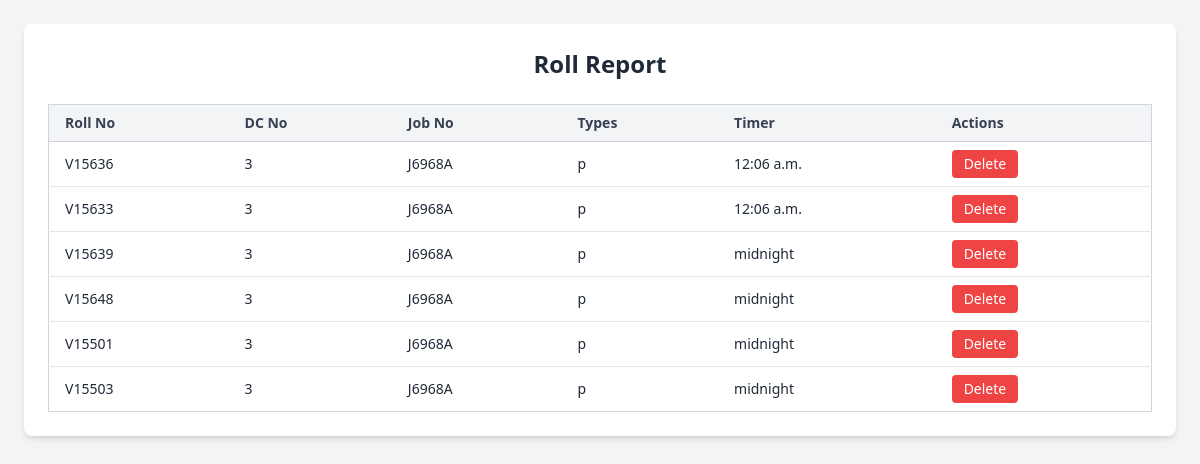
The app's page /roll/roll_report/, older data.
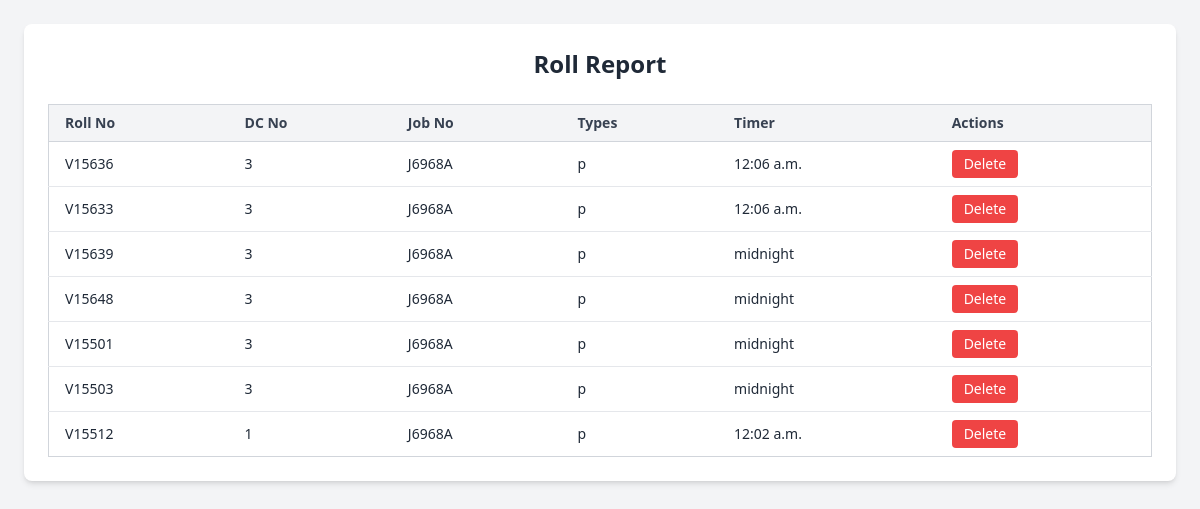
The same page, newer data.
### roll/models.py (models this page shows)
class master_final_mistake(models.Model):
    roll_no = models.CharField(max_length=50)
    machine_id = models.CharField(max_length=50)
    job_no = models.CharField(max_length=50)
    dc_no = models.CharField(max_length=50)
    lot_no = models.CharField(max_length=50)
    field_id = models.CharField(max_length=10)
    color = models.CharField(max_length=100, null=True , blank=True)
    types = models.CharField(max_length=50 , null=True , blank=True)
    timer =models.TimeField(null=True , blank=True)
    m1 = models.CharField(max_length=50 , null=True , blank=True)
    m2 = models.CharField(max_length=50 , null=True , blank=True)
    m3 = models.CharField(max_length=50 , null=True , blank=True)
    m4 = models.CharField(max_length=50 , null=True , blank=True)
    m5 = models.CharField(max_length=50 , null=True , blank=True)
    m6 = models.CharField(max_length=50 , null=True , blank=True)
    m7 = models.CharField(max_length=50 , null=True , blank=True)
    m8 = models.CharField(max_length=50 , null=True , blank=True)
    m9 = models.CharField(max_length=50 , null=True , blank=True)
    m10 = models.CharField(max_length=50 , null=True , blank=True)
    m11 = models.CharField(max_length=50 , null=True , blank=True)
    m12 = models.CharField(max_length=50 , null=True , blank=True)
    finish_dia = models.CharField(max_length=50 , null=True , blank=True)
    total_meters = models.CharField(max_length=50 , null=True , blank=True)
    act_gsm = models.CharField(max_length=50 , null=True , blank=True)
    remarks = models.CharField(max_length=200 , null=True , blank=True)
    date = models.DateField(auto_now_add=True)
    class Meta:
        db_table = 'master_final_mistake'

### roll/views.py (the view)
# urls.py: path('roll_report/', views.roll_report, name='roll_report'),
def roll_report(request):
    update = master_roll_update.objects.all()
    final =master_final_mistake.objects.all()
    return render(request, 'roll_report.html',{'update':update,'final':final})

### roll/context_processors.py (called while the page is built)
def break_times(request):
    now = datetime.now().time()
    breaks = BreakTime.objects.filter(is_active=True)
    for bt in breaks:
        if bt.start_time <= now <= bt.end_time:
            return {
                'break_start': bt.start_time.strftime('%H:%M:%S'),
                'break_end': bt.end_time.strftime('%H:%M:%S'),
                'in_break': True,
            }
    return {
        'break_start': '00:00:00',
        'break_end': '00:00:00',
        'in_break': False,
    }

### welcome/context_processors.py (called while the page is built)
def user_permissions(request):
    if request.user.is_authenticated:
        perm, _ = UserPermission.objects.get_or_create(user=request.user)
        return {'permission': perm}
    return {}

### roll/templates/roll_report.html (shortened to what this page needs)
<!DOCTYPE html>
<html lang="en">
<head>
    <script src="https://cdn.tailwindcss.com"></script>
</head>
<body class="bg-gray-100 p-6">
    <div class="max-w-6xl mx-auto bg-white shadow-md rounded-lg p-6">
        <h1 class="text-2xl font-bold mb-6 text-center text-gray-800">Roll Report</h1>
        <div class="overflow-x-auto">
            <table class="min-w-full divide-y divide-gray-300 border border-gray-300">
                <thead class="bg-gray-100">
                    <tr>
                        <th class="px-4 py-2 text-left text-sm font-semibold text-gray-700">Roll No</th>
                        <th class="px-4 py-2 text-left text-sm font-semibold text-gray-700">DC No</th>
                        <th class="px-4 py-2 text-left text-sm font-semibold text-gray-700">Job No</th>
                        <th class="px-4 py-2 text-left text-sm font-semibold text-gray-700">Types</th>
                        <th class="px-4 py-2 text-left text-sm font-semibold text-gray-700">Timer</th>
                        <th class="px-4 py-2 text-left text-sm font-semibold text-gray-700">Actions</th>
                    </tr>
                </thead>
                <tbody class="bg-white divide-y divide-gray-200">
                    {% for data in final %}
                    <tr class="hover:bg-gray-50">
                        <td class="px-4 py-2 text-sm text-gray-800">{{ data.roll_no }}</td>
                        <td class="px-4 py-2 text-sm text-gray-800">{{ data.machine_id }}</td>
                        <td class="px-4 py-2 text-sm text-gray-800">{{ data.job_no }}</td>
                        <td class="px-4 py-2 text-sm text-gray-800">{{ data.types }}</td>
                        <td class="px-4 py-2 text-sm text-gray-800">{{ data.timer }}</td>
                        <td class="px-4 py-2 text-sm">
                            <form method="POST" action="{% url 'delete_roll' %}" class="inline">
                                <button type="submit" class="bg-red-500 hover:bg-red-600 text-white px-3 py-1 rounded text-sm">
                                    Delete
                                </button>
                            </form>
                        </td>
                    </tr>
                    {% empty %}
                    <tr>
                        <td colspan="6" class="text-center text-gray-500 py-4">No data found.</td>
                    </tr>
                    {% endfor %}
                </tbody>
            </table>
        </div>
    </div>
</body>
</html>

Row changes from the older to the newer data that the page shows:
added master_final_mistake: roll_no "V15512", machine_id "1", job_no "J6968A", types "p", timer "12:02 a.m."
